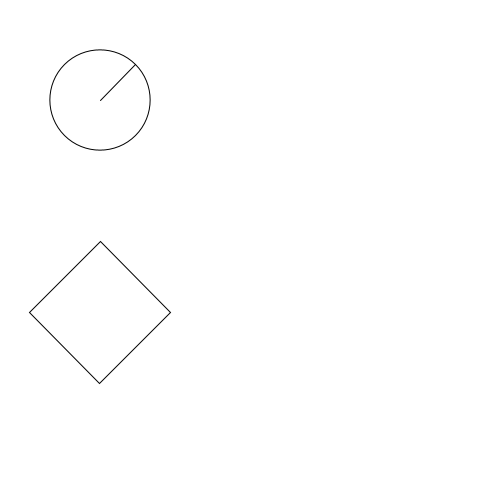
Frame 1 (no input)
Frame 60 (the mouse pressed at the canvas centre just before this capture): identical to frame 1, image omitted
Frame 120 (the mouse held since frame 60 and released just before this capture): identical to frame 1, image omitted

The Processing sketch that drew this single still picture (run headless with seeded random() and noise(); from frame 60 on, the mouse is pressed at the canvas centre):

// Processing sketch: trasladar2
// ── trasladar2.pde
// url del video //<< IMPORTANTEEEEEE

void setup() {
  size(500, 500);
}
void draw() {
  background(255);
  translate(100, 100);// traslada el punto referencia de la ventana
  rotate(radians(45)); // funcion que permite rotar elementos
  ellipse(0, 0, 100, 100);
  line(0, 0, 0, -50);

  translate(100, 100);// traslada el punto referencia de la ventana
  rect(0, 0, 100, 100);
}
